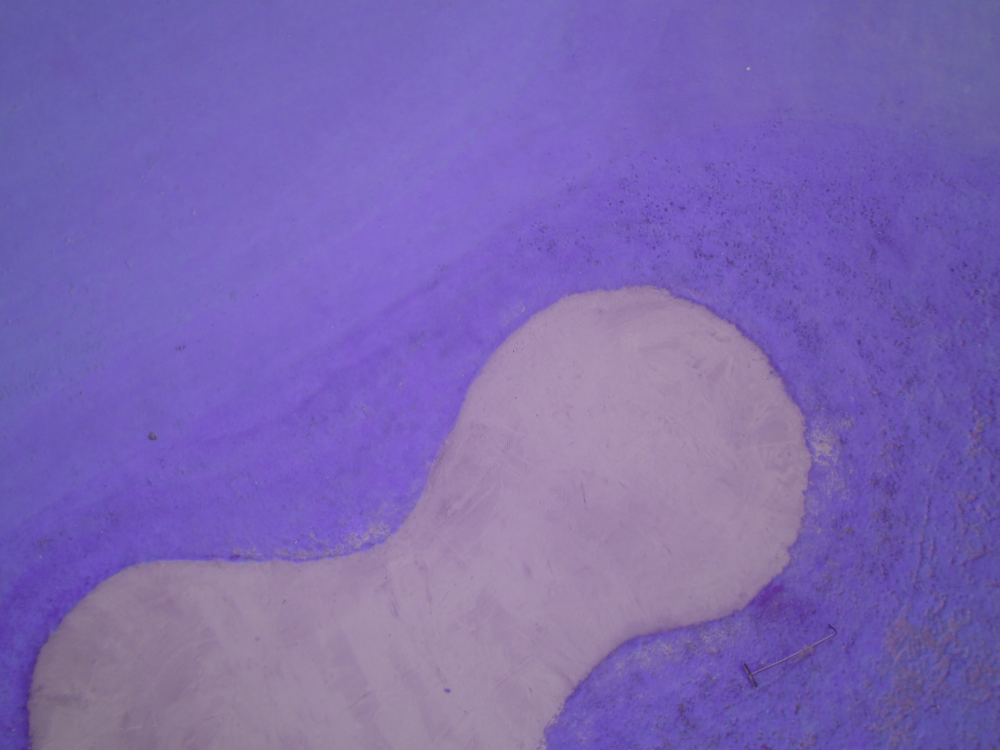
#> input picture Sonstiges/Test_img/test.JPG, 4000 x 3000 px, found by its file name (shown at 1/4 size)
$ python 'ndvi test.py'
#> lines starting #> are read from the running program, lines starting #| are printed output that depends on the picture
# NDVI = (NIR — VIS)/(NIR + VIS)
import cv2
import numpy as np
from PIL import Image
import os

localPath = os.path.abspath(os.path.join(os.path.dirname( __file__ ), '..'))
ndviPath = localPath + "/NDVI_Temp/"
cirPath = localPath + "/CIR_Temp/"
kernel = np.ones((5, 5), np.float32)/25
cir_file_path = os.path.abspath(os.path.join(localPath, cirPath, "test.jpg"))

img = cv2.imread(cir_file_path)
#> img is the input picture: shape (3000, 4000, 3); mean B, G, R 177.4, 103.3, 123.2

if img is None:
    print('Could not open or find the image:')
    exit(0)

img = cv2.normalize(img, img, 55, 310, cv2.NORM_MINMAX)
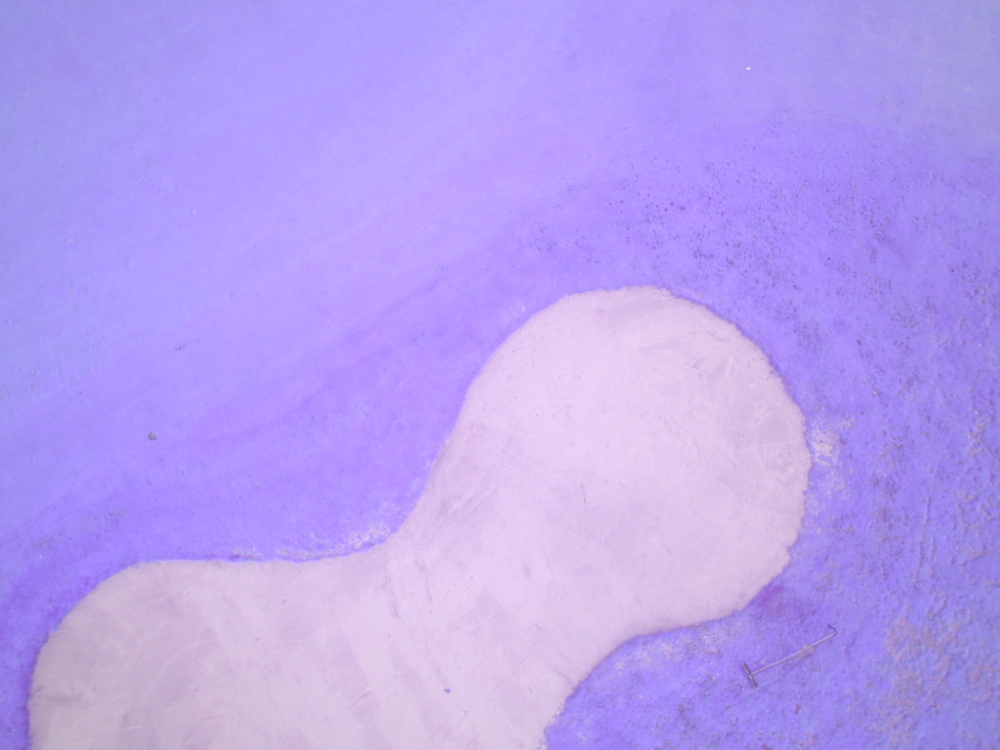
#> img: shape (3000, 4000, 3) (shown at 1/4 size); mean B, G, R 240.7, 160.5, 182.7
img = cv2.filter2D(img, -1, kernel)
img = cv2.resize(img, (1600, 1200))
#> img: shape (1200, 1600, 3)

n = img[:, :, 0]
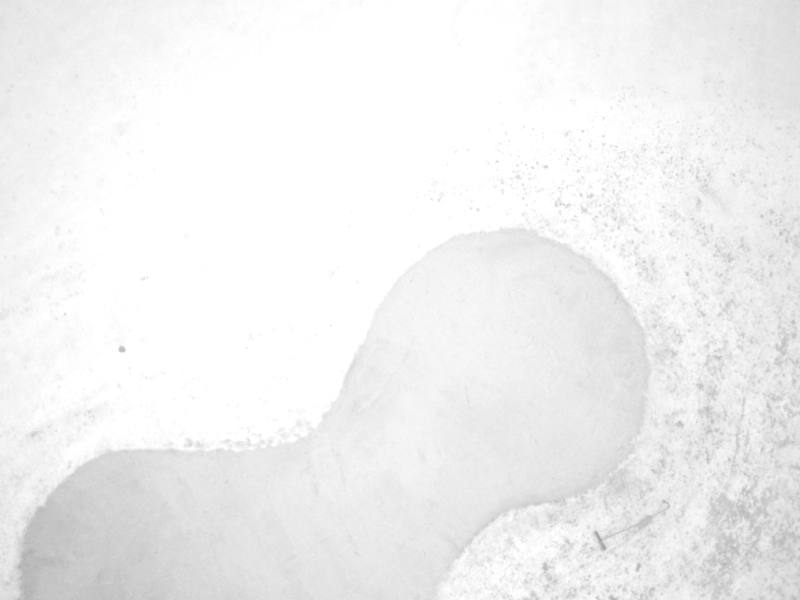
#> n: shape (1200, 1600) (shown at 1/2 size); min 156, max 255, mean 240.7
g = img[:, :, 1]
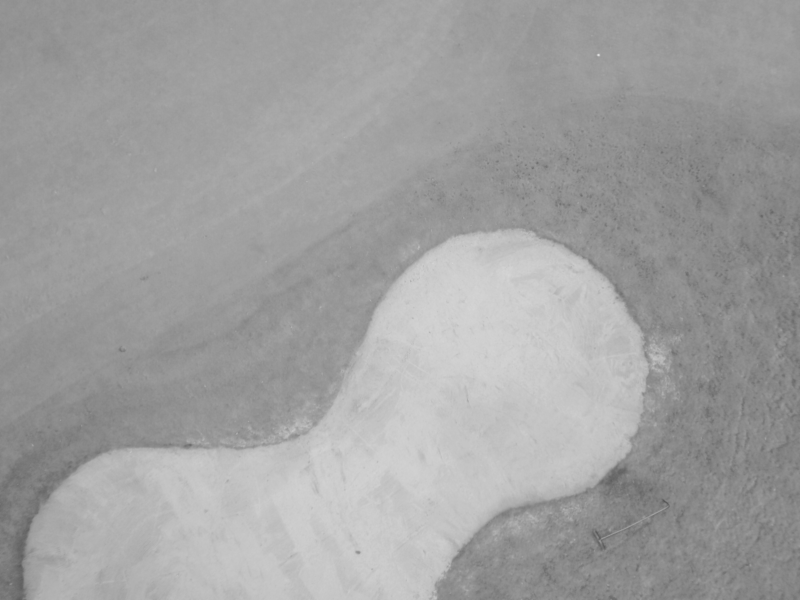
#> g: shape (1200, 1600) (shown at 1/2 size); min 83, max 231, mean 160.5
r = img[:, :, 2]
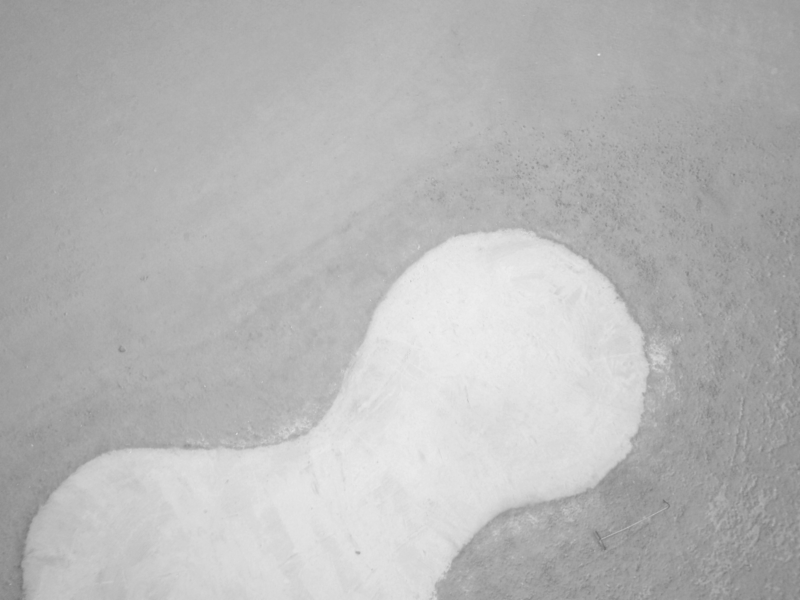
#> r: shape (1200, 1600) (shown at 1/2 size); min 110, max 240, mean 182.7

ndvi = (n-r)/(n+r)
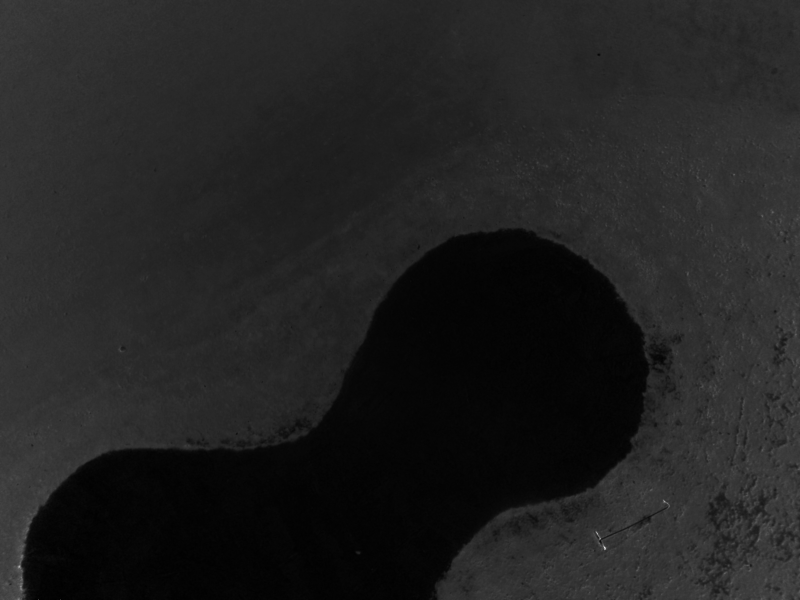
#> ndvi: shape (1200, 1600) float64 (shown at 1/2 size); min 0, max 2.8, mean 0.37; drawn with min black and max white

# 8Bit
ndvi8 = ndvi * 256
ndvi8 = np.uint8(ndvi8)
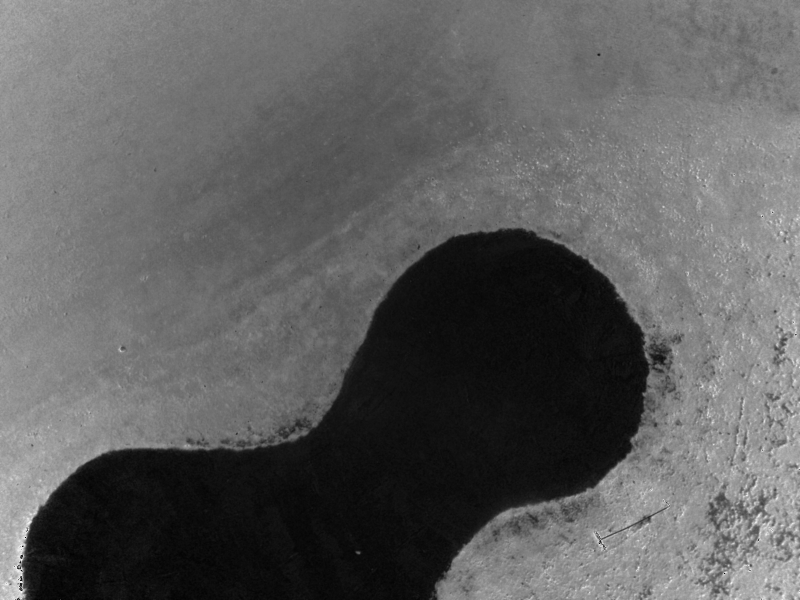
#> ndvi8: shape (1200, 1600) (shown at 1/2 size); min 0, max 249, mean 94.2

# ndvi8 = cv2.applyColorMap(ndvi8, cv2.COLORMAP_JET)

cv2.imshow('NDVI', ndvi)
cv2.imshow('NDVI8', ndvi8)

print(ndvi)
#> (printed output is left out)
print(ndvi8)
#> (printed output is left out)

cv2.waitKey(0)
